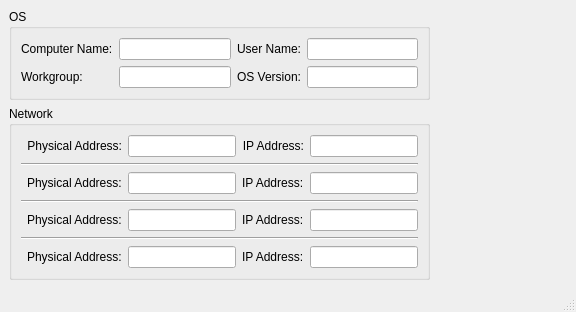
<?xml version="1.0" encoding="UTF-8"?>
<ui version="4.0">
 <class>SystemSummaryInfoClass</class>
 <widget class="QMainWindow" name="SystemSummaryInfoClass">
  <property name="geometry">
   <rect>
    <x>0</x>
    <y>0</y>
    <width>576</width>
    <height>304</height>
   </rect>
  </property>
  <property name="sizePolicy">
   <sizepolicy hsizetype="Expanding" vsizetype="Expanding">
    <horstretch>0</horstretch>
    <verstretch>0</verstretch>
   </sizepolicy>
  </property>
  <property name="windowTitle">
   <string>System Summary Information</string>
  </property>
  <widget class="QWidget" name="centralwidget">
   <layout class="QGridLayout" name="gridLayout_3">
    <property name="sizeConstraint">
     <enum>QLayout::SetFixedSize</enum>
    </property>
    <item row="0" column="0">
     <widget class="QGroupBox" name="groupBox">
      <property name="title">
       <string>OS</string>
      </property>
      <layout class="QGridLayout" name="gridLayout">
       <item row="1" column="0">
        <widget class="QLabel" name="labelComputerName">
         <property name="text">
          <string>Computer Name:</string>
         </property>
         <property name="buddy">
          <cstring>lineEditComputerName</cstring>
         </property>
        </widget>
       </item>
       <item row="1" column="1">
        <widget class="QLineEdit" name="lineEditComputerName">
         <property name="readOnly">
          <bool>true</bool>
         </property>
        </widget>
       </item>
       <item row="1" column="2">
        <widget class="QLabel" name="labelUserName">
         <property name="text">
          <string>User Name:</string>
         </property>
         <property name="alignment">
          <set>Qt::AlignRight|Qt::AlignTrailing|Qt::AlignVCenter</set>
         </property>
         <property name="buddy">
          <cstring>lineEditUserName</cstring>
         </property>
        </widget>
       </item>
       <item row="1" column="3">
        <widget class="QLineEdit" name="lineEditUserName">
         <property name="readOnly">
          <bool>true</bool>
         </property>
        </widget>
       </item>
       <item row="2" column="0">
        <widget class="QLabel" name="labelWorkgroup">
         <property name="text">
          <string>Workgroup:</string>
         </property>
        </widget>
       </item>
       <item row="2" column="2">
        <widget class="QLabel" name="labelOS">
         <property name="text">
          <string>OS Version:</string>
         </property>
         <property name="alignment">
          <set>Qt::AlignRight|Qt::AlignTrailing|Qt::AlignVCenter</set>
         </property>
        </widget>
       </item>
       <item row="2" column="1">
        <widget class="QLineEdit" name="lineEditWorkgroup">
         <property name="readOnly">
          <bool>true</bool>
         </property>
        </widget>
       </item>
       <item row="2" column="3">
        <widget class="QLineEdit" name="lineEditOSVersion">
         <property name="readOnly">
          <bool>true</bool>
         </property>
        </widget>
       </item>
      </layout>
     </widget>
    </item>
    <item row="1" column="0">
     <widget class="QGroupBox" name="groupBox_2">
      <property name="title">
       <string>Network</string>
      </property>
      <layout class="QGridLayout" name="gridLayout_2">
       <item row="0" column="1">
        <widget class="QLabel" name="labelPhysicalAddress1">
         <property name="text">
          <string>Physical Address:</string>
         </property>
         <property name="alignment">
          <set>Qt::AlignRight|Qt::AlignTrailing|Qt::AlignVCenter</set>
         </property>
         <property name="buddy">
          <cstring>lineEditPhysicalAddress1</cstring>
         </property>
        </widget>
       </item>
       <item row="0" column="2">
        <widget class="QLineEdit" name="lineEditPhysicalAddress1">
         <property name="readOnly">
          <bool>true</bool>
         </property>
        </widget>
       </item>
       <item row="0" column="3">
        <widget class="QLabel" name="labelIPAddress1">
         <property name="text">
          <string>IP Address:</string>
         </property>
         <property name="alignment">
          <set>Qt::AlignRight|Qt::AlignTrailing|Qt::AlignVCenter</set>
         </property>
         <property name="buddy">
          <cstring>lineEditIPAddress1</cstring>
         </property>
        </widget>
       </item>
       <item row="0" column="4">
        <widget class="QLineEdit" name="lineEditIPAddress1">
         <property name="readOnly">
          <bool>true</bool>
         </property>
        </widget>
       </item>
       <item row="2" column="1">
        <widget class="QLabel" name="labelPhysicalAddress2">
         <property name="text">
          <string>Physical Address:</string>
         </property>
        </widget>
       </item>
       <item row="2" column="2">
        <widget class="QLineEdit" name="lineEditPhysicalAddress2">
         <property name="readOnly">
          <bool>true</bool>
         </property>
        </widget>
       </item>
       <item row="2" column="3">
        <widget class="QLabel" name="labelIPAddress2">
         <property name="text">
          <string>IP Address:</string>
         </property>
        </widget>
       </item>
       <item row="2" column="4">
        <widget class="QLineEdit" name="lineEditIPAddress2">
         <property name="readOnly">
          <bool>true</bool>
         </property>
        </widget>
       </item>
       <item row="4" column="1">
        <widget class="QLabel" name="labelPhysicalAddress3">
         <property name="text">
          <string>Physical Address:</string>
         </property>
        </widget>
       </item>
       <item row="4" column="2">
        <widget class="QLineEdit" name="lineEditPhysicalAddress3">
         <property name="readOnly">
          <bool>true</bool>
         </property>
        </widget>
       </item>
       <item row="4" column="3">
        <widget class="QLabel" name="labelIPAddress3">
         <property name="text">
          <string>IP Address:</string>
         </property>
        </widget>
       </item>
       <item row="4" column="4">
        <widget class="QLineEdit" name="lineEditIPAddress3">
         <property name="readOnly">
          <bool>true</bool>
         </property>
        </widget>
       </item>
       <item row="6" column="1">
        <widget class="QLabel" name="labelPhysicalAddress4">
         <property name="text">
          <string>Physical Address:</string>
         </property>
        </widget>
       </item>
       <item row="6" column="2">
        <widget class="QLineEdit" name="lineEditPhysicalAddress4">
         <property name="readOnly">
          <bool>true</bool>
         </property>
        </widget>
       </item>
       <item row="6" column="3">
        <widget class="QLabel" name="labelIPAddress4">
         <property name="text">
          <string>IP Address:</string>
         </property>
        </widget>
       </item>
       <item row="6" column="4">
        <widget class="QLineEdit" name="lineEditIPAddress4">
         <property name="readOnly">
          <bool>true</bool>
         </property>
        </widget>
       </item>
       <item row="1" column="0" colspan="5">
        <widget class="Line" name="line">
         <property name="orientation">
          <enum>Qt::Horizontal</enum>
         </property>
        </widget>
       </item>
       <item row="3" column="0" colspan="5">
        <widget class="Line" name="line_2">
         <property name="orientation">
          <enum>Qt::Horizontal</enum>
         </property>
        </widget>
       </item>
       <item row="5" column="0" colspan="5">
        <widget class="Line" name="line_3">
         <property name="orientation">
          <enum>Qt::Horizontal</enum>
         </property>
        </widget>
       </item>
      </layout>
     </widget>
    </item>
    <item row="2" column="0">
     <spacer name="verticalSpacer">
      <property name="orientation">
       <enum>Qt::Vertical</enum>
      </property>
      <property name="sizeHint" stdset="0">
       <size>
        <width>20</width>
        <height>1</height>
       </size>
      </property>
     </spacer>
    </item>
   </layout>
  </widget>
  <widget class="QMenuBar" name="menubar">
   <property name="geometry">
    <rect>
     <x>0</x>
     <y>0</y>
     <width>576</width>
     <height>17</height>
    </rect>
   </property>
  </widget>
  <widget class="QStatusBar" name="statusbar"/>
  <action name="actionPrint">
   <property name="text">
    <string>Print</string>
   </property>
   <property name="toolTip">
    <string>Print Data</string>
   </property>
  </action>
  <action name="actionExport">
   <property name="text">
    <string>Export</string>
   </property>
   <property name="toolTip">
    <string>Export Data</string>
   </property>
  </action>
  <action name="actionRemoteDesktop">
   <property name="text">
    <string>M$ Remote Desktop</string>
   </property>
  </action>
 </widget>
 <resources/>
 <connections/>
</ui>
